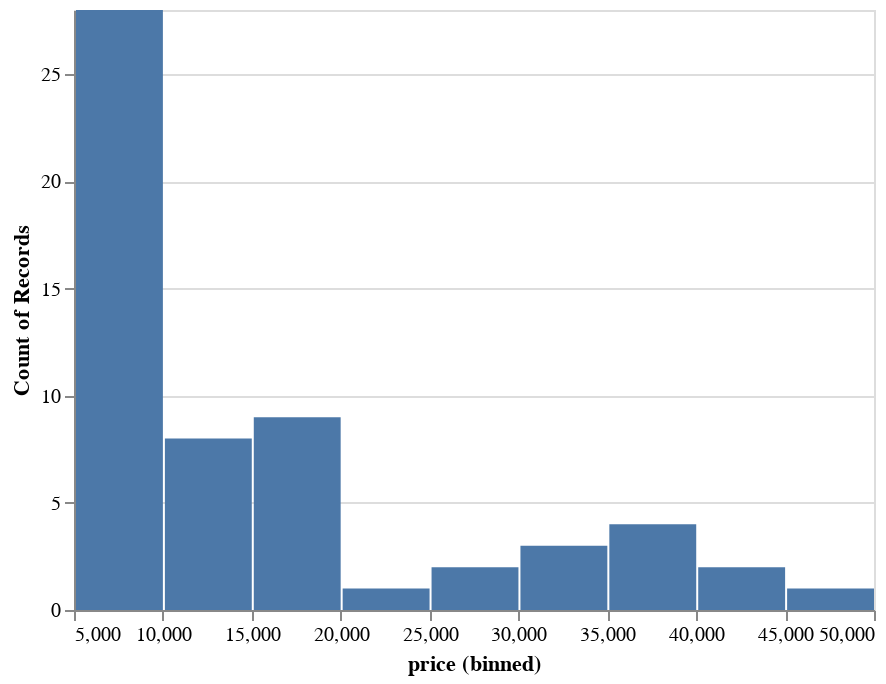

Notebook source saved alongside this figure:
### Code cell
alt.Chart(ad).mark_bar().encode(
    alt.X("price:Q", bin=True),
    y='count()',
)

### Figure 1 — Vega-Lite specification as saved in the notebook (floating-point values rounded to 4 significant figures)
{"config": {"view": {"continuousWidth": 400, "continuousHeight": 300}}, "data": {"name": "data-0b1444a7fe2f814fb0177b2c4c31369a"}, "mark": "bar", "encoding": {"x": {"type": "quantitative", "bin": true, "field": "price"}, "y": {"type": "quantitative", "aggregate": "count"}}, "$schema": "https://vega.github.io/schema/vega-lite/v4.8.1.json", "datasets": {"data-0b1444a7fe2f814fb0177b2c4c31369a": [{"index": 0, "company": "alfa-romero", "body-style": "convertible", "wheel-base": 88.6, "length": 168.8, "engine-type": "dohc", "num-of-cylinders": "four", "horsepower": 111, "average-mileage": 21, "price": 13500.0}, {"index": 1, "company": "alfa-romero", "body-style": "convertible", "wheel-base": 88.6, "length": 168.8, "engine-type": "dohc", "num-of-cylinders": "four", "horsepower": 111, "average-mileage": 21, "price": 16500.0}, {"index": 2, "company": "alfa-romero", "body-style": "hatchback", "wheel-base": 94.5, "length": 171.2, "engine-type": "ohcv", "num-of-cylinders": "six", "horsepower": 154, "average-mileage": 19, "price": 16500.0}, {"index": 3, "company": "audi", "body-style": "sedan", "wheel-base": 99.8, "length": 176.6, "engine-type": "ohc", "num-of-cylinders": "four", "horsepower": 102, "average-mileage": 24, "price": 13950.0}, {"index": 4, "company": "audi", "body-style": "sedan", "wheel-base": 99.4, "length": 176.6, "engine-type": "ohc", "num-of-cylinders": "five", "horsepower": 115, "average-mileage": 18, "price": 17450.0}, {"index": 5, "company": "audi", "body-style": "sedan", "wheel-base": 99.8, "length": 177.3, "engine-type": "ohc", "num-of-cylinders": "five", "horsepower": 110, "average-mileage": 19, "price": 15250.0}, {"index": 6, "company": "audi", "body-style": "wagon", "wheel-base": 105.8, "length": 192.7, "engine-type": "ohc", "num-of-cylinders": "five", "horsepower": 110, "average-mileage": 19, "price": 18920.0}, {"index": 9, "company": "bmw", "body-style": "sedan", "wheel-base": 101.2, "length": 176.8, "engine-type": "ohc", "num-of-cylinders": "four", "horsepower": 101, "average-mileage": 23, "price": 16430.0}, {"index": 10, "company": "bmw", "body-style": "sedan", "wheel-base": 101.2, "length": 176.8, "engine-type": "ohc", "num-of-cylinders": "four", "horsepower": 101, "average-mileage": 23, "price": 16920.0}, {"index": 11, "company": "bmw", "body-style": "sedan", "wheel-base": 101.2, "length": 176.8, "engine-type": "ohc", "num-of-cylinders": "six", "horsepower": 121, "average-mileage": 21, "price": 20970.0}, {"index": 13, "company": "bmw", "body-style": "sedan", "wheel-base": 103.5, "length": 189.0, "engine-type": "ohc", "num-of-cylinders": "six", "horsepower": 182, "average-mileage": 16, "price": 30760.0}, {"index": 14, "company": "bmw", "body-style": "sedan", "wheel-base": 103.5, "length": 193.8, "engine-type": "ohc", "num-of-cylinders": "six", "horsepower": 182, "average-mileage": 16, "price": 41320.0}, {"index": 15, "company": "bmw", "body-style": "sedan", "wheel-base": 110.0, "length": 197.0, "engine-type": "ohc", "num-of-cylinders": "six", "horsepower": 182, "average-mileage": 15, "price": 36880.0}, {"index": 16, "company": "chevrolet", "body-style": "hatchback", "wheel-base": 88.4, "length": 141.1, "engine-type": "l", "num-of-cylinders": "three", "horsepower": 48, "average-mileage": 47, "price": 5151.0}, {"index": 17, "company": "chevrolet", "body-style": "hatchback", "wheel-base": 94.5, "length": 155.9, "engine-type": "ohc", "num-of-cylinders": "four", "horsepower": 70, "average-mileage": 38, "price": 6295.0}, {"index": 18, "company": "chevrolet", "body-style": "sedan", "wheel-base": 94.5, "length": 158.8, "engine-type": "ohc", "num-of-cylinders": "four", "horsepower": 70, "average-mileage": 38, "price": 6575.0}, {"index": 19, "company": "dodge", "body-style": "hatchback", "wheel-base": 93.7, "length": 157.3, "engine-type": "ohc", "num-of-cylinders": "four", "horsepower": 68, "average-mileage": 31, "price": 6377.0}, {"index": 20, "company": "dodge", "body-style": "hatchback", "wheel-base": 93.7, "length": 157.3, "engine-type": "ohc", "num-of-cylinders": "four", "horsepower": 68, "average-mileage": 31, "price": 6229.0}, {"index": 27, "company": "honda", "body-style": "wagon", "wheel-base": 96.5, "length": 157.1, "engine-type": "ohc", "num-of-cylinders": "four", "horsepower": 76, "average-mileage": 30, "price": 7295.0}, {"index": 28, "company": "honda", "body-style": "sedan", "wheel-base": 96.5, "length": 175.4, "engine-type": "ohc", "num-of-cylinders": "four", "horsepower": 101, "average-mileage": 24, "price": 12940.0}, {"index": 29, "company": "honda", "body-style": "sedan", "wheel-base": 96.5, "length": 169.1, "engine-type": "ohc", "num-of-cylinders": "four", "horsepower": 100, "average-mileage": 25, "price": 10340.0}, {"index": 30, "company": "isuzu", "body-style": "sedan", "wheel-base": 94.3, "length": 170.7, "engine-type": "ohc", "num-of-cylinders": "four", "horsepower": 78, "average-mileage": 24, "price": 6785.0}, {"index": 31, "company": "isuzu", "body-style": "sedan", "wheel-base": 94.5, "length": 155.9, "engine-type": "ohc", "num-of-cylinders": "four", "horsepower": 70, "average-mileage": 38, "price": null}, {"index": 32, "company": "isuzu", "body-style": "sedan", "wheel-base": 94.5, "length": 155.9, "engine-type": "ohc", "num-of-cylinders": "four", "horsepower": 70, "average-mileage": 38, "price": null}, {"index": 33, "company": "jaguar", "body-style": "sedan", "wheel-base": 113.0, "length": 199.6, "engine-type": "dohc", "num-of-cylinders": "six", "horsepower": 176, "average-mileage": 15, "price": 32250.0}, {"index": 34, "company": "jaguar", "body-style": "sedan", "wheel-base": 113.0, "length": 199.6, "engine-type": "dohc", "num-of-cylinders": "six", "horsepower": 176, "average-mileage": 15, "price": 35550.0}, {"index": 35, "company": "jaguar", "body-style": "sedan", "wheel-base": 102.0, "length": 191.7, "engine-type": "ohcv", "num-of-cylinders": "twelve", "horsepower": 262, "average-mileage": 13, "price": 36000.0}, {"index": 36, "company": "mazda", "body-style": "hatchback", "wheel-base": 93.1, "length": 159.1, "engine-type": "ohc", "num-of-cylinders": "four", "horsepower": 68, "average-mileage": 30, "price": 5195.0}, {"index": 37, "company": "mazda", "body-style": "hatchback", "wheel-base": 93.1, "length": 159.1, "engine-type": "ohc", "num-of-cylinders": "four", "horsepower": 68, "average-mileage": 31, "price": 6095.0}, {"index": 38, "company": "mazda", "body-style": "hatchback", "wheel-base": 93.1, "length": 159.1, "engine-type": "ohc", "num-of-cylinders": "four", "horsepower": 68, "average-mileage": 31, "price": 6795.0}, {"index": 39, "company": "mazda", "body-style": "hatchback", "wheel-base": 95.3, "length": 169.0, "engine-type": "rotor", "num-of-cylinders": "two", "horsepower": 101, "average-mileage": 17, "price": 11840.0}, {"index": 43, "company": "mazda", "body-style": "sedan", "wheel-base": 104.9, "length": 175.0, "engine-type": "ohc", "num-of-cylinders": "four", "horsepower": 72, "average-mileage": 31, "price": 18340.0}, {"index": 44, "company": "mercedes-benz", "body-style": "sedan", "wheel-base": 110.0, "length": 190.9, "engine-type": "ohc", "num-of-cylinders": "five", "horsepower": 123, "average-mileage": 22, "price": 25550.0}, {"index": 45, "company": "mercedes-benz", "body-style": "wagon", "wheel-base": 110.0, "length": 190.9, "engine-type": "ohc", "num-of-cylinders": "five", "horsepower": 123, "average-mileage": 22, "price": 28250.0}, {"index": 46, "company": "mercedes-benz", "body-style": "sedan", "wheel-base": 120.9, "length": 208.1, "engine-type": "ohcv", "num-of-cylinders": "eight", "horsepower": 184, "average-mileage": 14, "price": 40960.0}, {"index": 47, "company": "mercedes-benz", "body-style": "hardtop", "wheel-base": 112.0, "length": 199.2, "engine-type": "ohcv", "num-of-cylinders": "eight", "horsepower": 184, "average-mileage": 14, "price": 45400.0}, {"index": 49, "company": "mitsubishi", "body-style": "hatchback", "wheel-base": 93.7, "length": 157.3, "engine-type": "ohc", "num-of-cylinders": "four", "horsepower": 68, "average-mileage": 37, "price": 5389.0}, {"index": 50, "company": "mitsubishi", "body-style": "hatchback", "wheel-base": 93.7, "length": 157.3, "engine-type": "ohc", "num-of-cylinders": "four", "horsepower": 68, "average-mileage": 31, "price": 6189.0}, {"index": 51, "company": "mitsubishi", "body-style": "sedan", "wheel-base": 96.3, "length": 172.4, "engine-type": "ohc", "num-of-cylinders": "four", "horsepower": 88, "average-mileage": 25, "price": 6989.0}, {"index": 52, "company": "mitsubishi", "body-style": "sedan", "wheel-base": 96.3, "length": 172.4, "engine-type": "ohc", "num-of-cylinders": "four", "horsepower": 88, "average-mileage": 25, "price": 8189.0}, {"index": 53, "company": "nissan", "body-style": "sedan", "wheel-base": 94.5, "length": 165.3, "engine-type": "ohc", "num-of-cylinders": "four", "horsepower": 55, "average-mileage": 45, "price": 7099.0}, {"index": 54, "company": "nissan", "body-style": "sedan", "wheel-base": 94.5, "length": 165.3, "engine-type": "ohc", "num-of-cylinders": "four", "horsepower": 69, "average-mileage": 31, "price": 6649.0}, {"index": 55, "company": "nissan", "body-style": "sedan", "wheel-base": 94.5, "length": 165.3, "engine-type": "ohc", "num-of-cylinders": "four", "horsepower": 69, "average-mileage": 31, "price": 6849.0}, {"index": 56, "company": "nissan", "body-style": "wagon", "wheel-base": 94.5, "length": 170.2, "engine-type": "ohc", "num-of-cylinders": "four", "horsepower": 69, "average-mileage": 31, "price": 7349.0}, {"index": 57, "company": "nissan", "body-style": "sedan", "wheel-base": 100.4, "length": 184.6, "engine-type": "ohcv", "num-of-cylinders": "six", "horsepower": 152, "average-mileage": 19, "price": 13500.0}, {"index": 61, "company": "porsche", "body-style": "hardtop", "wheel-base": 89.5, "length": 168.9, "engine-type": "ohcf", "num-of-cylinders": "six", "horsepower": 207, "average-mileage": 17, "price": 34030.0}, {"index": 62, "company": "porsche", "body-style": "convertible", "wheel-base": 89.5, "length": 168.9, "engine-type": "ohcf", "num-of-cylinders": "six", "horsepower": 207, "average-mileage": 17, "price": 37030.0}, {"index": 63, "company": "porsche", "body-style": "hatchback", "wheel-base": 98.4, "length": 175.7, "engine-type": "dohcv", "num-of-cylinders": "eight", "horsepower": 288, "average-mileage": 17, "price": null}, {"index": 66, "company": "toyota", "body-style": "hatchback", "wheel-base": 95.7, "length": 158.7, "engine-type": "ohc", "num-of-cylinders": "four", "horsepower": 62, "average-mileage": 35, "price": 5348.0}, {"index": 67, "company": "toyota", "body-style": "hatchback", "wheel-base": 95.7, "length": 158.7, "engine-type": "ohc", "num-of-cylinders": "four", "horsepower": 62, "average-mileage": 31, "price": 6338.0}, {"index": 68, "company": "toyota", "body-style": "hatchback", "wheel-base": 95.7, "length": 158.7, "engine-type": "ohc", "num-of-cylinders": "four", "horsepower": 62, "average-mileage": 31, "price": 6488.0}, {"index": 69, "company": "toyota", "body-style": "wagon", "wheel-base": 95.7, "length": 169.7, "engine-type": "ohc", "num-of-cylinders": "four", "horsepower": 62, "average-mileage": 31, "price": 6918.0}, {"index": 70, "company": "toyota", "body-style": "wagon", "wheel-base": 95.7, "length": 169.7, "engine-type": "ohc", "num-of-cylinders": "four", "horsepower": 62, "average-mileage": 27, "price": 7898.0}, {"index": 71, "company": "toyota", "body-style": "wagon", "wheel-base": 95.7, "length": 169.7, "engine-type": "ohc", "num-of-cylinders": "four", "horsepower": 62, "average-mileage": 27, "price": 8778.0}, {"index": 79, "company": "toyota", "body-style": "wagon", "wheel-base": 104.5, "length": 187.8, "engine-type": "dohc", "num-of-cylinders": "six", "horsepower": 156, "average-mileage": 19, "price": 15750.0}, {"index": 80, "company": "volkswagen", "body-style": "sedan", "wheel-base": 97.3, "length": 171.7, "engine-type": "ohc", "num-of-cylinders": "four", "horsepower": 52, "average-mileage": 37, "price": 7775.0}, {"index": 81, "company": "volkswagen", "body-style": "sedan", "wheel-base": 97.3, "length": 171.7, "engine-type": "ohc", "num-of-cylinders": "four", "horsepower": 85, "average-mileage": 27, "price": 7975.0}, {"index": 82, "company": "volkswagen", "body-style": "sedan", "wheel-base": 97.3, "length": 171.7, "engine-type": "ohc", "num-of-cylinders": "four", "horsepower": 52, "average-mileage": 37, "price": 7995.0}, {"index": 86, "company": "volkswagen", "body-style": "sedan", "wheel-base": 97.3, "length": 171.7, "engine-type": "ohc", "num-of-cylinders": "four", "horsepower": 100, "average-mileage": 26, "price": 9995.0}, {"index": 87, "company": "volvo", "body-style": "sedan", "wheel-base": 104.3, "length": 188.8, "engine-type": "ohc", "num-of-cylinders": "four", "horsepower": 114, "average-mileage": 23, "price": 12940.0}, {"index": 88, "company": "volvo", "body-style": "wagon", "wheel-base": 104.3, "length": 188.8, "engine-type": "ohc", "num-of-cylinders": "four", "horsepower": 114, "average-mileage": 23, "price": 13420.0}]}}
